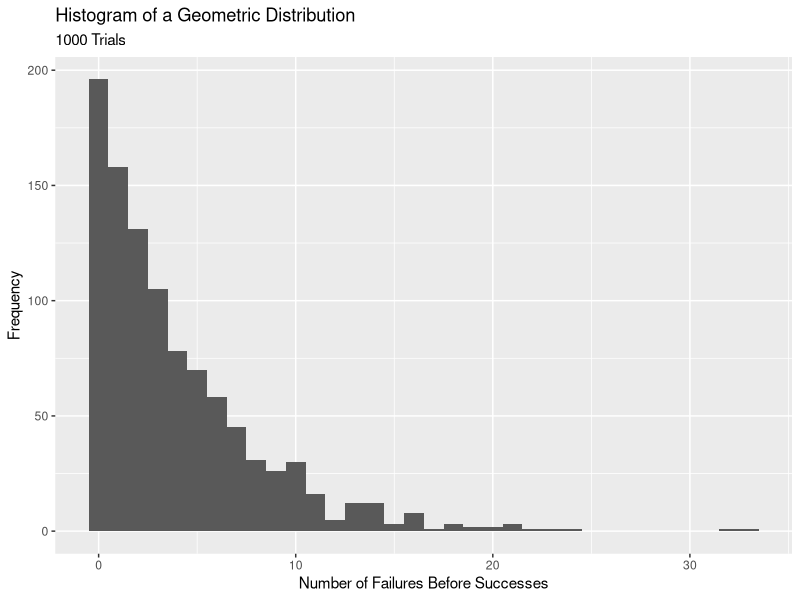

Here is the R script that generated this plot:
## ---- chunk 1
knitr::opts_chunk$set(echo = TRUE)
library(tidyverse)
## ---- chunk 2
geom_dist <- rgeom(1000,0.2)
geom_dist_df <- data.frame("n_failures_before_success" = geom_dist)
head(geom_dist_df)
tail(geom_dist_df)
## ---- chunk 3
geom_dist_df_summary <- geom_dist_df %>% 
  summarize("Mean" = round(mean(n_failures_before_success),2),
            "Variance" = round(sd(n_failures_before_success),2),
            "StandardDiviation" = round(var(n_failures_before_success),2))
first_row <- paste("Number of trials required to achieve first success: ",1000)
second_row <- paste("Mean (in 2 decimal places): ",geom_dist_df_summary$Mean)
third_row <- paste("Variance (in 2 decimal places):",geom_dist_df_summary$Variance)
fourth_row <- paste("Standard deviation ( in 2 decimal places):",geom_dist_df_summary$StandardDiviation)
cat("\n",first_row, "\n", second_row, "\n", third_row, "\n", fourth_row, "\n")
## ---- chunk 4
ggplot(data = geom_dist_df,mapping = aes(x=n_failures_before_success))+
  geom_histogram(binwidth = 1)+
    labs(x="Number of Failures Before Successes",
         y="Frequency",
         title = "Histogram of a Geometric Distribution",
         subtitle = "1000 Trials")
## ---- chunk 5
hypergeom_prob <- function(success,n_success,n,N){
  M <- success
  L <- N-M
  x <- n_success
  x_ <- n-x
  numerator <- choose(M,x) * choose(L,x_)
  dinominator <- choose(N,n)
  probability <- numerator / dinominator
  return(probability)
}
## ---- chunk 6
estimated_success_40 <- 40*0.1
popu_40 <- 1-hypergeom_prob(estimated_success_40,1,10,40)
## ---- chunk 7
estimated_success_5000 <- 5000*0.1
popu_5000 <- 1-hypergeom_prob(estimated_success_5000,1,10,5000)

cat("\n","Estimated the probability that more than 10% of the sample is defective from a population of 40: ",popu_40, "\n","Estimated the probability that more than 10% of the sample is defective from a population of 5000: ", popu_5000)
